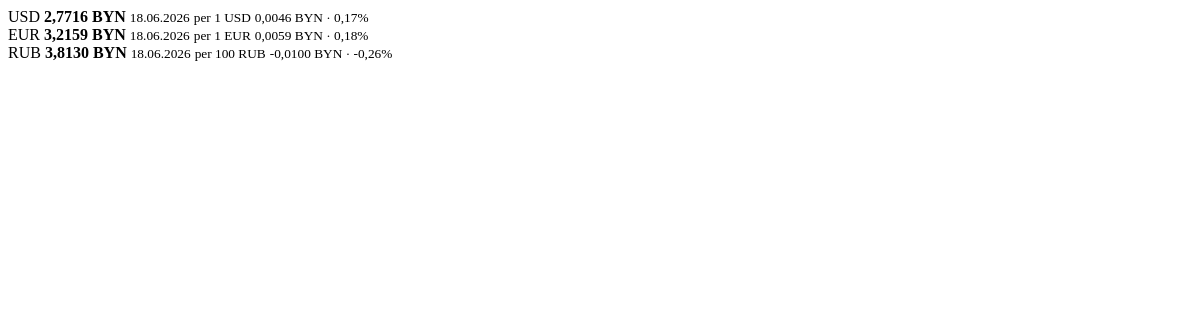
Before: /partials/latest-rates/ with the older database file.
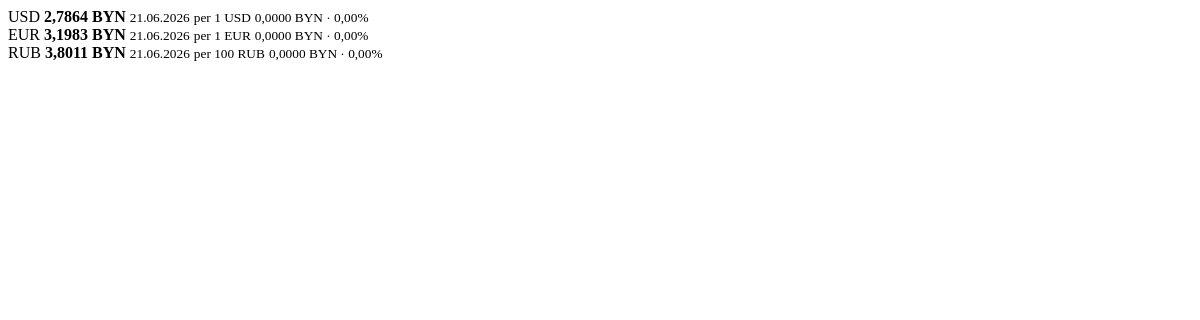
After: the same page with the newer database file.
### apps/common/models.py (models this page shows, shortened)
class TimeStampedModel(models.Model):
	created_at = models.DateTimeField(auto_now_add=True)
	updated_at = models.DateTimeField(auto_now=True)
	class Meta:
		abstract = True

class ExchangeRateHistory(TimeStampedModel):
	class Source(models.TextChoices):
		NBRB = 'nbrb', 'NBRB API'
	currency = models.ForeignKey(Currency, on_delete=models.CASCADE, related_name='rate_history')
	rate_date = models.DateField()
	rate_byn = models.DecimalField(max_digits=18, decimal_places=6)
	usd_cross_rate = models.DecimalField(max_digits=18, decimal_places=10)
	scale = models.PositiveIntegerField(default=1)
	source = models.CharField(max_length=16, choices=Source.choices, default=Source.NBRB)
	source_currency_id = models.PositiveIntegerField()
	payload = models.JSONField(default=dict, blank=True)
	class Meta:
		ordering = ['-rate_date', 'currency__code']
		constraints = [
			models.UniqueConstraint(fields=['currency', 'rate_date', 'source'], name='unique_exchange_rate_per_day_source'),
		]
		verbose_name = 'Exchange rate history'
		verbose_name_plural = 'Exchange rate history'

### apps/dashboard/views.py (the view)
# urls.py: path('partials/latest-rates/', views.dashboard_latest_rates, name='latest_rates'),
def dashboard_latest_rates(request):
    return render(
        request,
        'dashboard/partials/latest_rates.html',
        {'latest_rate_cards': _latest_rate_cards()},
    )

### apps/common/dates.py (called while the page is built)
def format_display_date(value: date | datetime | None) -> str:
	if value is None:
		return ''
	if isinstance(value, datetime):
		if timezone.is_aware(value):
			value = timezone.localtime(value)
		return value.strftime(DATE_DISPLAY_FORMAT)
	return value.strftime(DATE_DISPLAY_FORMAT)

### apps/core/context_processors.py (called while the page is built)
def project_settings(request):
    return {
        'project_name': 'Personal Finance',
        'reporting_base_currency': settings.REPORTING_BASE_CURRENCY,
    }

### apps/core/templatetags/pf_extras.py (called while the page is built)
@register.filter
def display_date(value):
	return format_display_date(value)

### templates/dashboard/partials/latest_rates.html
<section class="metric-grid compact-grid">
    {% for card in latest_rate_cards %}
        <article class="metric-card accent-gold">
            <span>{{ card.code }}</span>
            <strong>{{ card.display_rate_byn|floatformat:4 }} BYN</strong>
            <small>{{ card.latest.rate_date|display_date }}</small>
            <small>per {{ card.latest.scale }} {{ card.code }}</small>
            {% if card.change_byn is not None %}
                <small class="{% if card.change_byn > 0 %}delta-up{% elif card.change_byn < 0 %}delta-down{% else %}muted{% endif %}">
                    {{ card.display_change_byn|floatformat:4 }} BYN · {{ card.change_pct|floatformat:2 }}%
                </small>
            {% else %}
                <small class="muted">No previous day loaded yet.</small>
            {% endif %}
        </article>
    {% empty %}
        <p class="empty-state">No rate cards available yet.</p>
    {% endfor %}
</section>

Changed rows visible on the page:
no longer on this page (row edited): ExchangeRateHistory: code "USD", display_rate_byn "2,7716", latest.rate_date|display_date "18.06.2026", latest.scale "1", display_change_byn "0,0046", change_pct "0,17"
no longer on this page (row edited): ExchangeRateHistory: code "EUR", display_rate_byn "3,2159", latest.rate_date|display_date "18.06.2026", latest.scale "1", display_change_byn "0,0059", change_pct "0,18"
no longer on this page (row edited): ExchangeRateHistory: code "RUB", display_rate_byn "3,8130", latest.rate_date|display_date "18.06.2026", latest.scale "100", display_change_byn "-0,0100", change_pct "-0,26"
added ExchangeRateHistory: code "USD", display_rate_byn "2,7864", latest.rate_date|display_date "21.06.2026", latest.scale "1", display_change_byn "0,0000", change_pct "0,00"
added ExchangeRateHistory: code "EUR", display_rate_byn "3,1983", latest.rate_date|display_date "21.06.2026", latest.scale "1", display_change_byn "0,0000", change_pct "0,00"
added ExchangeRateHistory: code "RUB", display_rate_byn "3,8011", latest.rate_date|display_date "21.06.2026", latest.scale "100", display_change_byn "0,0000", change_pct "0,00"
